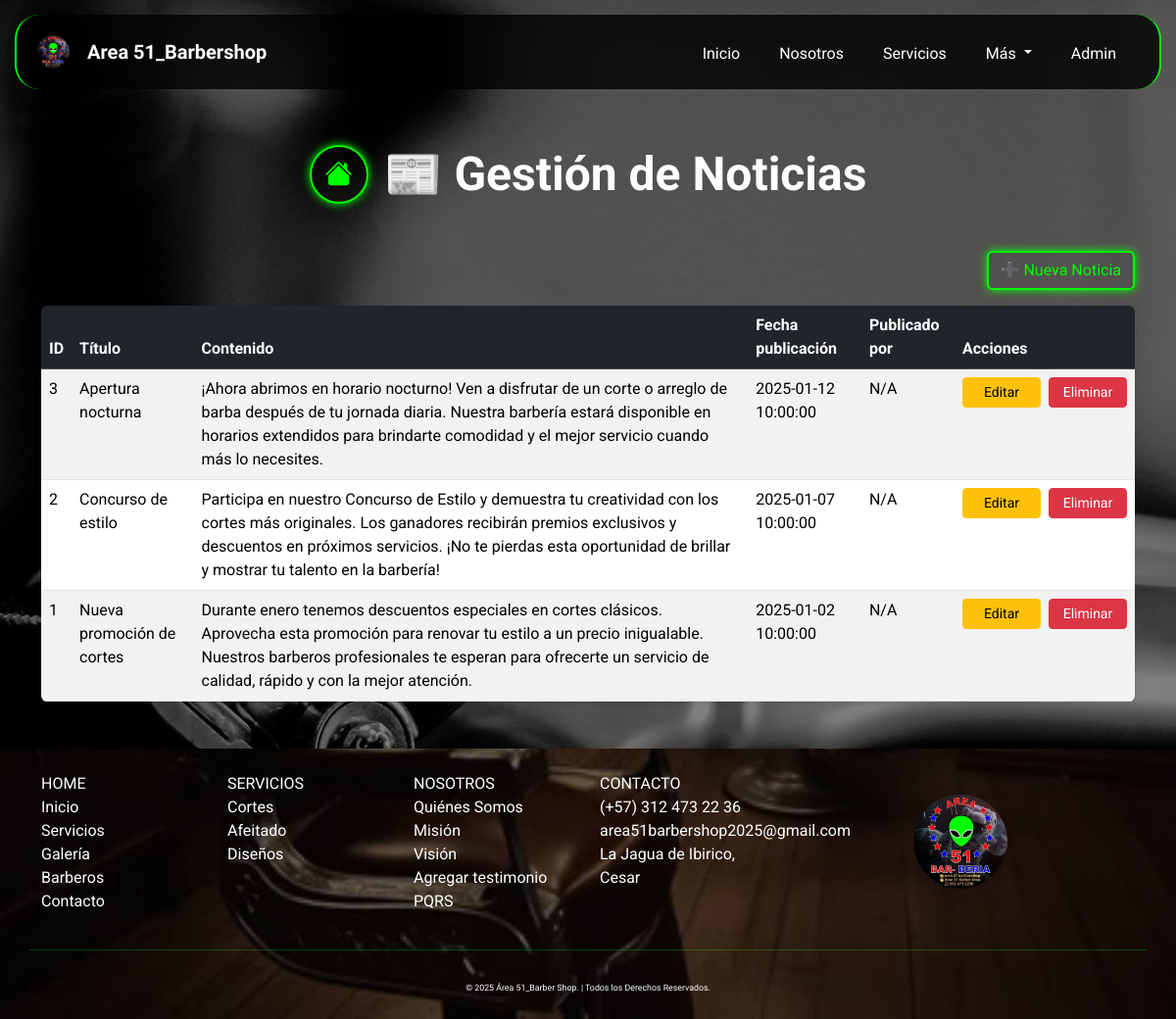
Before: /index.php?page=noticias (signed in) with the older database file.
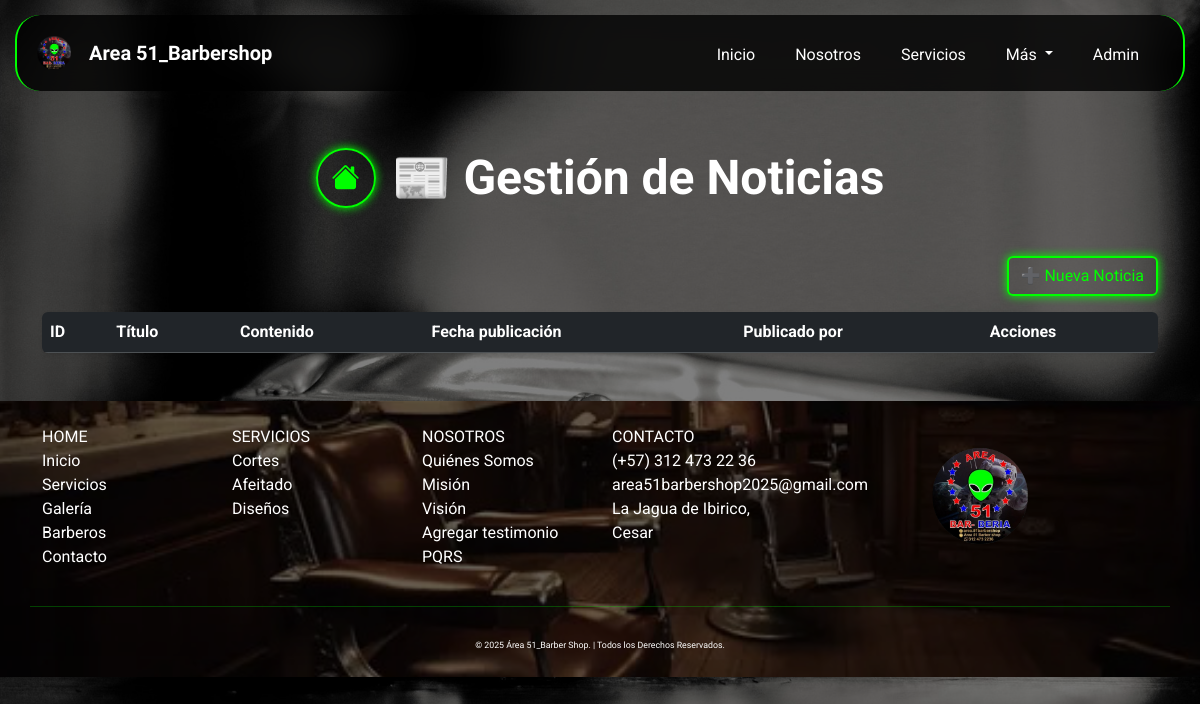
After: the same page with the newer database file.
### tables this page shows
CREATE TABLE `noticias` (
  `id_noticia` int(11) NOT NULL AUTO_INCREMENT,
  `titulo` varchar(200) NOT NULL,
  `contenido` text NOT NULL,
  `fecha_publicacion` timestamp NOT NULL DEFAULT current_timestamp(),
  `publicado_por` int(11) DEFAULT NULL,
  `estado` enum('activo','inactivo') DEFAULT 'activo',
  PRIMARY KEY (`id_noticia`),
  KEY `fk_noticias_publicado_por` (`publicado_por`),
  CONSTRAINT `fk_noticias_publicado_por` FOREIGN KEY (`publicado_por`) REFERENCES `administradores` (`id_admin`) ON DELETE SET NULL ON UPDATE CASCADE
);

### app/controllers/NoticiasController.php (called while the page is built, shortened)
<?php
require_once __DIR__ . '/../models/Noticias.php';
class NoticiasController {
    private $noticias;
    public function __construct($db) {
        $this->noticias = new Noticias($db);
    }
    public function listarNoticias() {
        return $this->noticias->listar();
    }
}

### app/models/Noticias.php (called while the page is built, shortened)
<?php
class Noticias {
    private $db;
    public function __construct($db) {
        $this->db = $db;
    }
    public function listar() {
        $stmt = $this->db->prepare("
            SELECT n.*, a.nombre AS nombre_admin
            FROM noticias n
            LEFT JOIN administradores a ON n.publicado_por = a.id_admin
            WHERE n.estado = 'activo'
            ORDER BY n.fecha_publicacion DESC
            LIMIT 3
        ");
        $stmt->execute();
        return $stmt->fetchAll(PDO::FETCH_ASSOC);
    }
}

### app/views/noticias/noticias.php (the view, shortened to what this page needs)
<?php
require_once __DIR__ . '/../../controllers/NoticiasController.php';
$noticiasController = new NoticiasController($db);
$registros = $noticiasController->listarNoticias();
?>
<body>
    <div class="container py-5">
        <div class="d-flex flex-column flex-md-row align-items-center justify-content-center gap-3 mb-5 text-center text-md-start" style="margin-top:100px;">
            <a href="index.php?page=panel" class="btn btn-neon d-flex justify-content-center align-items-center rounded-circle mb-3 mb-md-0" style="width: 60px; height: 60px;"> <i class="bi bi-house-fill fs-3"></i></a>
            <h1 class="fw-bold display-5 text-white mb-0">📰 Gestión de Noticias</h1>
        </div>
        <div class="d-flex justify-content-end mb-3">
            <a href="index.php?page=crear_noticias" class="btn btn-neon">➕ Nueva Noticia</a>
        </div>
        <div class="table-wrapper rounded shadow-sm" style="max-height:500px; overflow-y:auto;">
            <table class="table table-striped table-hover mb-0">
                <thead class="table-dark">
                    <tr style="position: sticky; top: 0; z-index: 1;">
                        <th>ID</th>
                        <th>Título</th>
                        <th>Contenido</th>
                        <th>Fecha publicación</th>
                        <th>Publicado por</th>
                        <th>Acciones</th>
                    </tr>
                </thead>
                <tbody>
                    <?php foreach ($registros as $row): ?>
                        <tr>
                            <td><?= $row['id_noticia'] ?></td>
                            <td><?= htmlspecialchars($row['titulo']) ?></td>
                            <td><?= nl2br(htmlspecialchars($row['contenido'])) ?></td>
                            <td><?= $row['fecha_publicacion'] ?></td>
                            <td><?= $row['publicado_por'] ?? 'N/A' ?></td>
                            <td>
                                <div class="d-flex gap-2">
                                    <a href="index.php?page=editar_noticias&id=<?= $row['id_noticia'] ?>"
                                    class="btn btn-warning btn-sm" style="width:80px;">Editar</a>
                                    <a href="index.php?page=eliminar_noticias&id=<?= $row['id_noticia'] ?>"
                                    class="btn btn-danger btn-sm"
                                    onclick="return confirm('¿Eliminar esta noticia?')" style="width:80px;">Eliminar</a>
                                </div>
                            </td>
                        </tr>
                    <?php endforeach; ?>
                </tbody>
            </table>
        </div>
    </div>
<main>

### app/views/plantillas/header.php (shortened to what this page needs)
<!DOCTYPE html>
<html lang="es">
<head>
    <link href="https://cdn.jsdelivr.net/npm/bootstrap@5.3.3/dist/css/bootstrap.min.css" rel="stylesheet">
    <link rel="stylesheet" href="https://cdnjs.cloudflare.com/ajax/libs/font-awesome/6.0.0-beta3/css/all.min.css">
    <link rel="stylesheet" href="https://cdn.jsdelivr.net/npm/bootstrap-icons@1.11.1/font/bootstrap-icons.css">
    <link rel="stylesheet" href="public/css/style.css">
</head>
<body>
    <nav class="navbar navbar-expand-lg bg-body-tertiary fixed-top" style="margin: 15px;border-radius: 25px;
        border-inline: 2px solid #00ff00;">
        <div class="container-fluid">
            <a class="navbar-brand">
                <img src="public/img/logo.png" alt="Logo Área51_Barbería" class="img-fluid text-white" style="height: 50px;width: 50px;">
                <strong class="text-white">Area 51_Barbershop</strong>
            </a>
            <div class="collapse navbar-collapse" id="navbarNavDropdown">
                <ul class="navbar-nav ms-auto">
                    <li class="nav-item me-4">
                        <a class="nav-link text-white" href="/area51_barbershop_2025/index.php?page=home#inicio">Inicio</a>
                    </li>
                    <li class="nav-item me-4">
                        <a class="nav-link text-white" href="/area51_barbershop_2025/index.php?page=home#nosotros">Nosotros</a>
                    </li>
                    <li class="nav-item me-4">
                        <a class="nav-link text-white" href="/area51_barbershop_2025/index.php?page=home#servicios">Servicios</a>
                    </li>
                    <li class="nav-item dropdown me-4">
                        <a class="nav-link dropdown-toggle text-white" role="button" data-bs-toggle="dropdown"
                            aria-expanded="false">
                            Más
                        </a>
                    </li>
                    <li class="nav-item me-4">
                        <a class="nav-link text-white" href="/area51_barbershop_2025/index.php?page=login">Admin</a>
                    </li>
                </ul>
            </div>
        </div>
    </nav>
<main>

### index.php (shortened to what this page needs)
<?php
require_once __DIR__ . '/app/controllers/BarberoController.php';
$page = $_GET['page'] ?? 'home';
include __DIR__ . '/app/views/plantillas/header.php';
switch ($page) {
    case 'noticias':
        require __DIR__ . '/app/views/noticias/noticias.php';
        break;
}
include __DIR__ . '/app/views/plantillas/footer.php';

### app/views/plantillas/footer.php (shortened to what this page needs)
    <footer class="py-4 footer" style=" color: white;">
        <div class="container">
            <div class="row text-center text-md-start">
                <div class="col-md-2 mb-3">
                    <p class="navbar-brand mb-0">HOME</p>
                    <ul class="list-unstyled">
                        <li><a href="index.php?page=home#inicio" style="color: white; text-decoration: none;">Inicio</a></li>
                        <li><a href="index.php?page=home#servicios" style="color: white; text-decoration: none;">Servicios</a></li>
                        <li><a href="index.php?page=home#galeria" style="color: white; text-decoration: none;">Galería</a></li>
                        <li><a href="index.php?page=home#barberos" style="color: white; text-decoration: none;">Barberos</a></li>
                        <li><a href="index.php?page=home#contacto" style="color: white; text-decoration: none;">Contacto</a></li>
                    </ul>
                </div>
                <div class="col-md-2 mb-3">
                    <p class="navbar-brand mb-0">SERVICIOS</p>
                    <ul class="list-unstyled">
                        <li><a href="index.php?page=home#servicios" style="color: white; text-decoration: none;">Cortes</a></li>
                        <li><a href="index.php?page=home#servicios" style="color: white; text-decoration: none;">Afeitado</a></li>
                        <li><a href="index.php?page=home#servicios" style="color: white; text-decoration: none;">Diseños</a></li>
                    </ul>
                </div>
                <div class="col-md-2 mb-3">
                    <p class="navbar-brand mb-0">NOSOTROS</p>
                    <ul class="list-unstyled">
                        <li><a href="index.php?page=home#nosotros" style="color: white; text-decoration: none;">Quiénes Somos</a></li>
                        <li><a href="index.php?page=home#nosotros" style="color: white; text-decoration: none;">Misión</a></li>
                        <li><a href="index.php?page=home#nosotros" style="color: white; text-decoration: none;">Visión</a></li>
                        <li><a href="index.php?page=crear_testimonios" style="color: white; text-decoration: none;">Agregar testimonio</a></li>
                        <li><a href="index.php?page=crear_pqrs" style="color: white; text-decoration: none;">PQRS</a></li>
                    </ul>
                </div>
                <div class="col-md-2 mb-3">
                    <p class="navbar-brand mb-0">CONTACTO</p>
                    <ul class="list-unstyled">
                        <li><a href="tel:+57 312 292 30 91" style="color: white; text-decoration: none;">(+57) 312 473
                                22 36</a></li>
                        <li><a href="https://mail.google.com/mail/?view=cm&fs=1&to=area51barbershop2025@gmail.com"
                                target="_blank"
                                style="color: white; text-decoration: none;">area51barbershop2025@gmail.com</a></li>
                        <li><a style="color: white; text-decoration: none;">La Jagua de Ibirico, Cesar</a></li>
                    </ul>
                </div>
                <div class="col-md-4 mb-3 text-center">
                    <img src="public/img/logo.png" alt="Área 51_Barber Shop"
                        style="width: 40%; height: inherit; margin-bottom: 15px;">
                </div>
                <hr style="border-top: 1px solid #00ff00;">
                <div class="text-center mt-3">
                    <p class="navbar-brand mb-0" style="justify-content: center;font-size: 0.55rem;">
                        &copy; 2025 Área 51_Barber Shop. | Todos los Derechos Reservados.</p>
                </div>
            </div>
    </footer>
</body>
</html>

### public/css/style.css (style rules this page uses)
body { background-image: url(../img/fondo_body.jpg); min-height: 100vh; background-size: cover; background-position: center; background-repeat: no-repeat; background-attachment: fixed; position: relative; font-family: 'Roboto', sans-serif; background-color: #000; color: #fff; margin: 0; padding: 0; width: 100%; align-items: center; justify-content: center; }
body::before { content: ''; position: fixed; top: 0; left: 0; width: 100%; height: 100%; background-color: rgba(0, 0, 0, 0.5); z-index: -1; }
html { scroll-behavior: smooth; width: 100%; }
.navbar { background-color: rgba(0, 0, 0, 0.8) !important; backdrop-filter: blur(10px); }
.navbar-brand { font-family: 'Orbitron', sans-serif; display: flex; align-items: center; }
.navbar-brand img { width: 40px; height: 40px; margin-right: 10px; }
.navbar-nav .nav-link { position: relative; padding-bottom: 5px }
.btn-neon { color: #00ff00; border: 2px solid #00ff00; background-color: transparent; box-shadow: 0 0 10px #00ff00; transition: all 0.3s ease; }
.footer { background-image: url(../img/misión.jpg); background-size: cover; background-position: center; background-repeat: no-repeat; background-attachment: fixed; position: relative; font-family: 'Roboto', sans-serif; color: #fff; margin: 0; padding: 0; width: 100%; display: flex; align-items: center; justify-content: center; min-height: 200px; z-index: 1; }
.footer::before { content: ""; position: absolute; top: 0; left: 0; width: 100%; height: 100%; background: rgba(0, 0, 0, 0.6); z-index: 0; }
.footer * { position: relative; z-index: 1; }
img { height: 80%; width: 80%; transition: transform 0.3s ease; }

Changed rows visible on the page:
removed noticias: id_noticia "3", titulo "Apertura nocturna", contenido "¡Ahora abrimos en horario nocturno! Ven a disfrutar de un corte o arreglo de barba después de tu jornada diaria. Nuestra barbería estará disponible en horarios extendidos para brindarte comodidad y el mejor servicio cuando más lo necesites.", fecha_publicacion "2025-01-12 10:00:00", publicado_por "N/A"
removed noticias: id_noticia "2", titulo "Concurso de estilo", contenido "Participa en nuestro Concurso de Estilo y demuestra tu creatividad con los cortes más originales. Los ganadores recibirán premios exclusivos y descuentos en próximos servicios. ¡No te pierdas esta oportunidad de brillar y mostrar tu talento en la barbería!", fecha_publicacion "2025-01-07 10:00:00", publicado_por "N/A"
removed noticias: id_noticia "1", titulo "Nueva promoción de cortes", contenido "Durante enero tenemos descuentos especiales en cortes clásicos. Aprovecha esta promoción para renovar tu estilo a un precio inigualable. Nuestros barberos profesionales te esperan para ofrecerte un servicio de calidad, rápido y con la mejor atención.", fecha_publicacion "2025-01-02 10:00:00", publicado_por "N/A"
